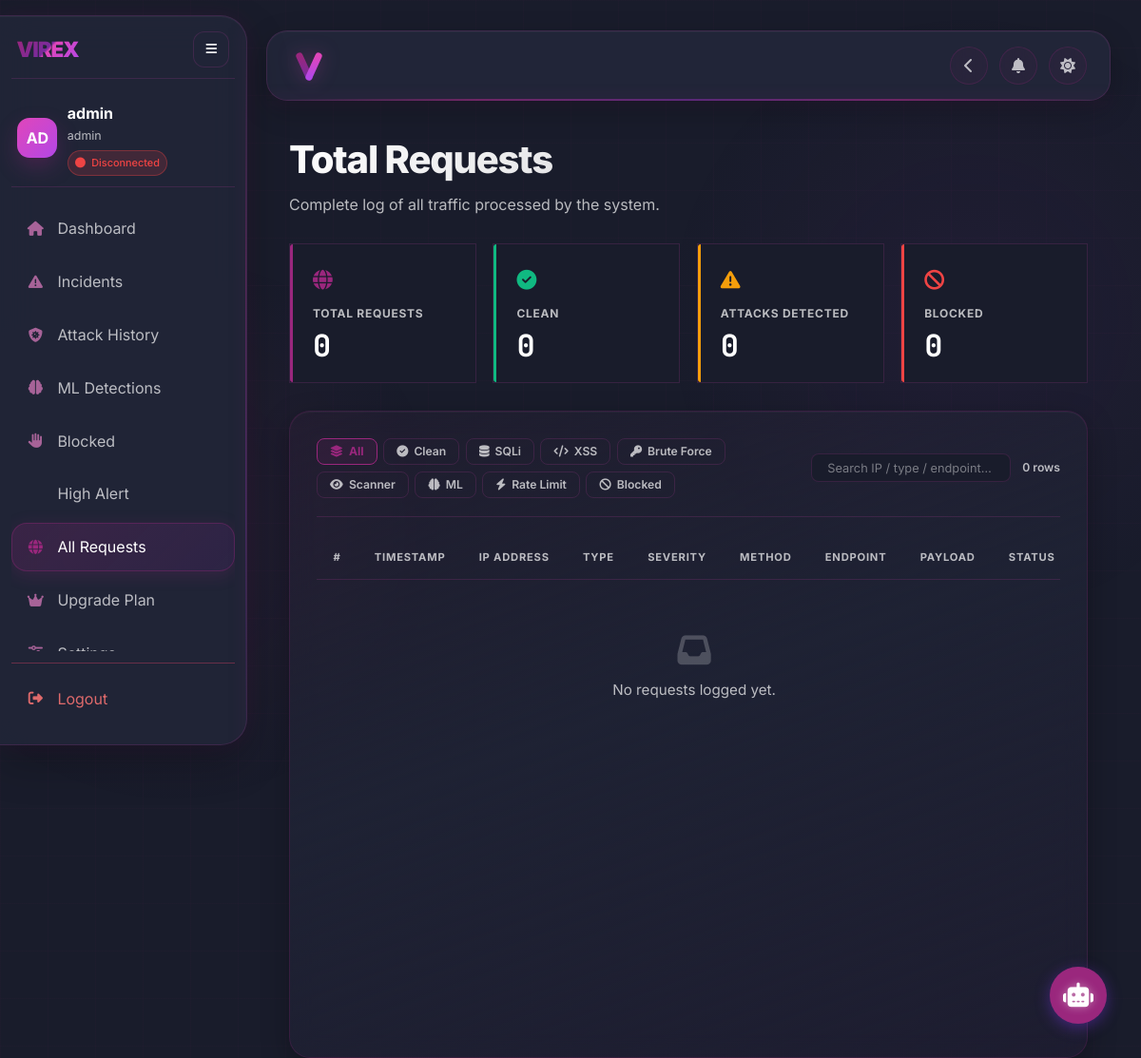
Screenshot of /requests (signed in) with the database file from the repository.
### tables this page shows
CREATE TABLE users (
    user_id       INTEGER PRIMARY KEY AUTOINCREMENT,
    username      TEXT NOT NULL UNIQUE,
    password_hash TEXT NOT NULL,
    email         TEXT,
    role_id       INTEGER DEFAULT 2 REFERENCES roles(role_id),
    department_id INTEGER REFERENCES departments(department_id),
    full_name     TEXT,
    phone         TEXT,
    department    TEXT,
    is_active     INTEGER DEFAULT 1,
    last_login    TEXT,
    reset_token   TEXT,
    reset_token_expiry TEXT,
    avatar_url    TEXT,
    subscription  TEXT DEFAULT 'Free',
    created_at    TEXT,
    updated_at    TEXT
);

CREATE TABLE roles (
    role_id     INTEGER PRIMARY KEY AUTOINCREMENT,
    name        TEXT NOT NULL UNIQUE,
    description TEXT,
    created_at  TEXT
);

### app/dashboard/routes.py (the view)
    @app.route('/requests')
    @token_required
    def requests_page(current_user):
        logs = dashboard.load_audit_log()
        logs.sort(key=lambda x: x.get('timestamp', ''), reverse=True)
        return render_template('requests.html', logs=logs, title="Total Requests", user=current_user)

### app/templates/requests.html (shortened to what this page needs)
{% extends "sidebar_layout.html" %} {% set active_page = 'requests' %}  {% block stylesheets %}
<link
  rel="stylesheet"
  href="{{ url_for('static', filename='css/requests.css') }}"
/>
{% endblock %} {% block content %}
<main class="main-content">
  <header class="section-title">
    <h1>{{ title }}</h1>
    <p>Complete log of all traffic processed by the system.</p>
  </header>
  {% set total = logs | length %} {% set clean = logs |
  selectattr('attack_type', 'equalto', 'Clean') | list | length %} {% set
  attacks = total - clean %} {% set blocked_count = logs | selectattr('blocked',
  'equalto', true) | list | length %}
  <div class="req-summary">
    <div class="req-card card-total">
      <div class="req-card-icon"><i class="fas fa-globe"></i></div>
      <div class="req-card-label">Total Requests</div>
      <div class="req-card-value">{{ total }}</div>
    </div>
    <div class="req-card card-clean">
      <div class="req-card-icon">
        <i class="fas fa-circle-check"></i>
      </div>
      <div class="req-card-label">Clean</div>
      <div class="req-card-value">{{ clean }}</div>
    </div>
    <div class="req-card card-attack">
      <div class="req-card-icon">
        <i class="fas fa-triangle-exclamation"></i>
      </div>
      <div class="req-card-label">Attacks Detected</div>
      <div class="req-card-value">{{ attacks }}</div>
    </div>
    <div class="req-card card-blocked">
      <div class="req-card-icon"><i class="fas fa-ban"></i></div>
      <div class="req-card-label">Blocked</div>
      <div class="req-card-value">{{ blocked_count }}</div>
    </div>
  </div>
  <div class="table-card">
     {% if user.role == 'admin' %}
    <div class="req-toolbar">
      <div class="filter-group">
        <button
          class="filter-btn filter-all active"
          onclick="filterTable('all', this)"
        >
          <i class="fas fa-layer-group"></i> All
        </button>
        <button
          class="filter-btn filter-clean"
          onclick="filterTable('clean', this)"
        >
          <i class="fas fa-circle-check"></i> Clean
        </button>
        <button
          class="filter-btn filter-sqli"
          onclick="filterTable('sqli', this)"
        >
          <i class="fas fa-database"></i> SQLi
        </button>
        <button
          class="filter-btn filter-xss"
          onclick="filterTable('xss', this)"
        >
          <i class="fas fa-code"></i> XSS
        </button>
        <button
          class="filter-btn filter-brute"
          onclick="filterTable('brute', this)"
        >
          <i class="fas fa-key"></i> Brute Force
        </button>
        <button
          class="filter-btn filter-scanner"
          onclick="filterTable('scanner', this)"
        >
          <i class="fas fa-eye"></i> Scanner
        </button>
        <button class="filter-btn filter-ml" onclick="filterTable('ml', this)">
          <i class="fas fa-brain"></i> ML
        </button>
        <button
          class="filter-btn filter-rate"
          onclick="filterTable('rate', this)"
        >
          <i class="fas fa-bolt"></i> Rate Limit
        </button>
        <button
          class="filter-btn filter-blocked"
          onclick="filterTable('blocked', this)"
        >
          <i class="fas fa-ban"></i> Blocked
        </button>
      </div>
      <input
        class="req-search"
        type="text"
        placeholder="Search IP / type / endpoint…"
        oninput="searchTable(this.value)"
      />
      <span class="row-count" id="row-count"></span>
    </div>
    {% endif %}
    <div class="req-table-wrap">
      <table class="req-table" id="req-table">
        <thead>
          <tr>
            <th>#</th>
            <th>Timestamp</th>
            <th class="admin-only">IP Address</th>
            <th>Type</th>
            <th>Severity</th>
            <th class="admin-only">Method</th>
            <th class="admin-only">Endpoint</th>
            <th class="admin-only">Payload</th>
            <th>Status</th>
          </tr>
        </thead>
        <tbody id="req-tbody">
          {% for log in logs %} {% set t = (log.attack_type or log.type or '') |
          lower %} {% if log.blocked %}{% set row_tint = 'row-blocked-tint' %}
          {% elif 'clean' in t %}{% set row_tint = 'row-clean-tint' %} {% else
          %}{% set row_tint = 'row-attack-tint' %}{% endif %}
          <tr
            class="{{ row_tint }}"
            data-type="{{ t }}"
            data-blocked="{{ 'true' if log.blocked else 'false' }}"
            data-search="{{ (log.ip or '') ~ ' ' ~ (log.attack_type or '') ~ ' ' ~ (log.endpoint or '') | lower }}"
          >
            <td class="mono idx-cell">{{ loop.index }}</td>
            <td class="mono">{{ log.timestamp }}</td>
            <td class="admin-only mono">{{ log.ip or '—' }}</td>
            <td>
              {% if user.role == 'admin' %} {% if 'sql' in t %}<span
                class="threat-badge t-sqli"
                ><i class="fas fa-database"></i> {{ log.attack_type }}</span
              >
              {% elif 'xss' in t %}<span class="threat-badge t-xss"
                ><i class="fas fa-code"></i> {{ log.attack_type }}</span
              >
              {% elif 'brute' in t %}<span class="threat-badge t-brute"
                ><i class="fas fa-key"></i> {{ log.attack_type }}</span
              >
              {% elif 'scan' in t %}<span class="threat-badge t-scanner"
                ><i class="fas fa-eye"></i> {{ log.attack_type }}</span
              >
              {% elif 'ml' in t or 'anomaly' in t %}<span
                class="threat-badge t-ml"
                ><i class="fas fa-brain"></i> {{ log.attack_type }}</span
              >
              {% elif 'rate' in t %}<span class="threat-badge t-rate"
                ><i class="fas fa-bolt"></i> {{ log.attack_type }}</span
              >
              {% elif 'clean' in t %}<span class="threat-badge t-clean"
                ><i class="fas fa-circle-check"></i> Clean</span
              >
              {% else %}<span class="threat-badge t-unknown"
                ><i class="fas fa-circle-question"></i> {{ log.attack_type or
                '—' }}</span
              >
              {% endif %} {% else %} {% if log.attack_type != 'Clean' %}
              <span class="threat-badge t-unknown"
                ><i class="fas fa-triangle-exclamation"></i> threats </span
              >
              {% else %}
              <span class="threat-badge t-clean"
                ><i class="fas fa-circle-check"></i> clean </span
              >
              {% endif %} {% endif %}
            </td>
            <td>
              {% set sev = (log.severity or 'clean') | lower %}
              <span class="sev-badge sev-{{ sev }}"
                >{{ log.severity or 'Clean' }}</span
              >
            </td>
            <td class="admin-only mono method-cell">{{ log.method or '—' }}</td>
            <td class="admin-only mono payload-td">
              {{ log.endpoint or '—' }}
            </td>
            <td class="admin-only mono payload-td">
              {{ log.payload or log.snippet or log.description or '—' }}
            </td>
            <td>
              {% if log.blocked %}<span class="status-badge s-blocked"
                ><i class="fas fa-ban"></i> Blocked</span
              >
              {% elif log.ml_detected %}<span class="status-badge s-ml"
                ><i class="fas fa-brain"></i> ML Detected</span
              >
              {% elif log.attack_type == 'Clean' %}<span
                class="status-badge s-allowed"
                ><i class="fas fa-circle-check"></i> Allowed</span
              >
              {% else %}<span class="status-badge s-detected"
                ><i class="fas fa-triangle-exclamation"></i> Detected</span
              >
              {% endif %}
            </td>
          </tr>
          {% else %}
          <tr class="empty-row">
            <td colspan="9">
              <i class="fas fa-inbox"></i>No requests logged yet.
            </td>
          </tr>
          {% endfor %}
        </tbody>
      </table>
    </div>
  </div>
</main>
{% endblock %}

### app/templates/sidebar_component.html (shortened to what this page needs)
<aside class="sidebar modern-sidebar" id="sidebar" aria-expanded="true">
  <div class="modern-sidebar__brand-row">
    <div class="sidebar-brand modern-sidebar__brand" style="display: flex; align-items: center; gap: 4px;">
      <span class="brand-v-icon">VIREX</span>
    </div>
    <button
      type="button"
      class="modern-sidebar__toggle"
      data-sidebar-toggle
      data-sidebar-target="sidebar"
      aria-label="Toggle sidebar"
      aria-controls="sidebar"
      aria-expanded="true"
    >
      <i class="fas fa-bars"></i>
    </button>
  </div>
  <div class="modern-sidebar__profile">
    <div class="modern-sidebar__profile-main">
      <div class="modern-sidebar__avatar" aria-hidden="true">
        {% if user and user.avatar_url %}
        <img
          src="{{ user.avatar_url }}"
          alt="avatar"
          style="
            width: 100%;
            height: 100%;
            object-fit: cover;
            border-radius: 13px;
          "
        />
        {% else %}
          {% if user and user.full_name %}
            {{ user.full_name[:2]|upper }}
          {% else %}
            {{ (user.username[:2] if user and user.username else 'US')|upper }}
          {% endif %}
        {% endif %}
      </div>
      <div class="modern-sidebar__profile-copy">
        <div class="modern-sidebar__username" id="sidebar-username" style="display: flex; align-items: center; gap: 8px;">
          {{ user.full_name if user and user.full_name else (user.username if user else 'User') }}
        </div>
        <div class="modern-sidebar__role">
          {{ user.role if user else 'Role' }}
        </div>
        <div
          class="modern-sidebar__status user-connection-status"
          id="sidebar-connection-status"
        >
        </div>
      </div>
    </div>
  </div>
  <nav class="modern-sidebar__nav" aria-label="Primary">
    <a
      href="/dashboard"
      class="modern-sidebar__item {% if active_page == 'dashboard' %}active{% endif %}"
    >
      <span class="modern-sidebar__icon"><i class="fas fa-home"></i></span>
      <span class="modern-sidebar__label">Dashboard</span>
    </a>
    <a
      href="/incidents"
      class="modern-sidebar__item {% if active_page == 'incidents' %}active{% endif %}"
    >
      <span class="modern-sidebar__icon"
        ><i class="fas fa-exclamation-triangle"></i
      ></span>
      <span class="modern-sidebar__label">Incidents</span>
    </a>
    <a
      href="/attack-history"
      class="modern-sidebar__item {% if active_page == 'attack-history' %}active{% endif %}"
    >
      <span class="modern-sidebar__icon"><i class="fas fa-shield-virus"></i></span>
      <span class="modern-sidebar__label">Attack History</span>
    </a>
    <a
      href="/ml-detections"
      class="modern-sidebar__item {% if active_page == 'ml-detections' %}active{% endif %}"
    >
      <span class="modern-sidebar__icon"><i class="fas fa-brain"></i></span>
      <span class="modern-sidebar__label">ML Detections</span>
    </a>
    <a
      href="/blocked_page"
      class="modern-sidebar__item {% if active_page == 'blocked' %}active{% endif %}"
    >
      <span class="modern-sidebar__icon"><i class="fas fa-hand"></i></span>
      <span class="modern-sidebar__label">Blocked</span>
    </a>
    <a
      href="/critical"
      class="modern-sidebar__item {% if active_page == 'critical' %}active{% endif %}"
    >
      <span class="modern-sidebar__label">High Alert</span>
    </a>
    <a
      href="/requests"
      class="modern-sidebar__item {% if active_page == 'requests' %}active{% endif %}"
    >
      <span class="modern-sidebar__icon"><i class="fas fa-globe"></i></span>
      <span class="modern-sidebar__label">All Requests</span>
    </a>
    <a
      href="/pricing"
      class="modern-sidebar__item {% if active_page == 'pricing' %}active{% endif %}"
    >
      <span class="modern-sidebar__icon"><i class="fas fa-crown"></i></span>
      <span class="modern-sidebar__label">Upgrade Plan</span>
    </a>
    <a
      href="/settings"
      class="modern-sidebar__item {% if active_page == 'settings' %}active{% endif %}"
    >
      <span class="modern-sidebar__icon"><i class="fas fa-sliders"></i></span>
      <span class="modern-sidebar__label">Settings</span>
    </a>
  </nav>
  <div class="modern-sidebar__footer">
    <button type="button" class="modern-sidebar__logout" id="logout-btn">
      <span class="modern-sidebar__icon"
        ><i class="fas fa-right-from-bracket"></i
      ></span>
      <span class="modern-sidebar__label">Logout</span>
    </button>
  </div>
</aside>

### rows the page displays
users: username "AD", username "admin"
roles: name "admin"

### other values shown
{{ title }} "Total Requests"
{{ total }} "0"
{{ clean }} "0"
{{ attacks }} "0"
{{ blocked_count }} "0"
